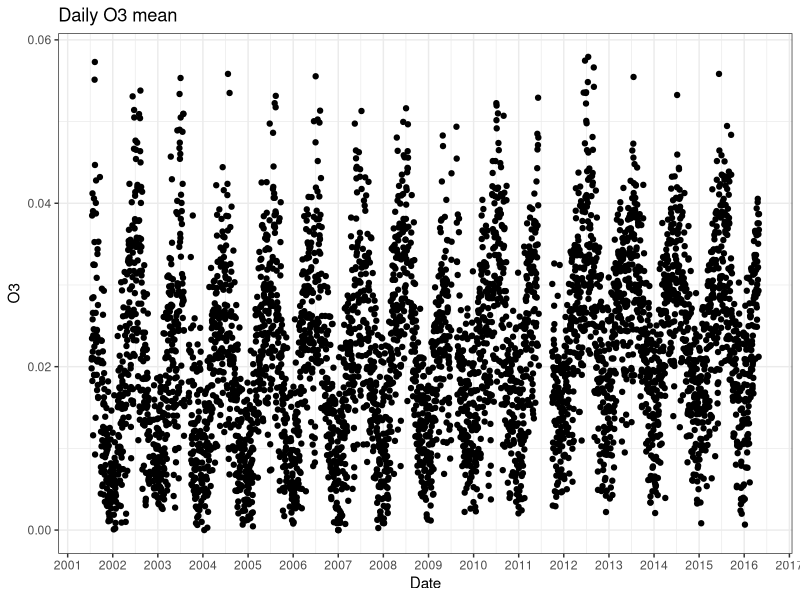
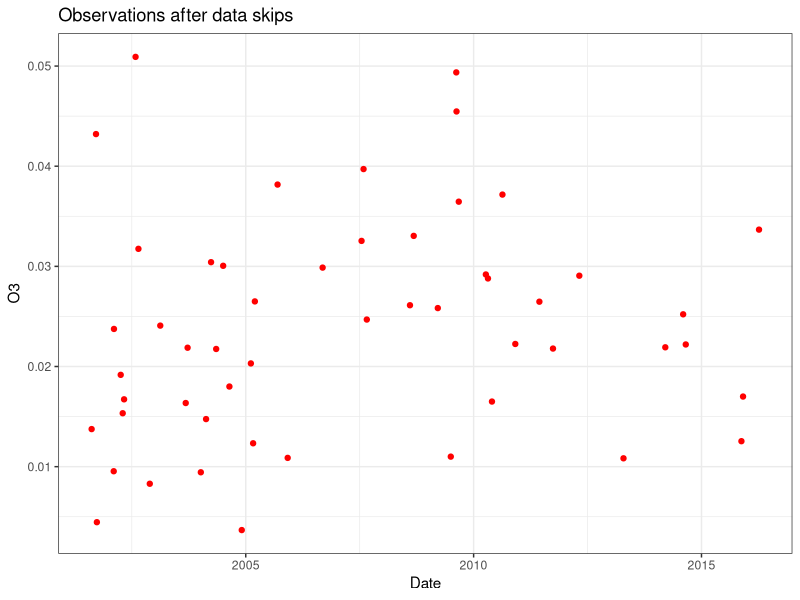
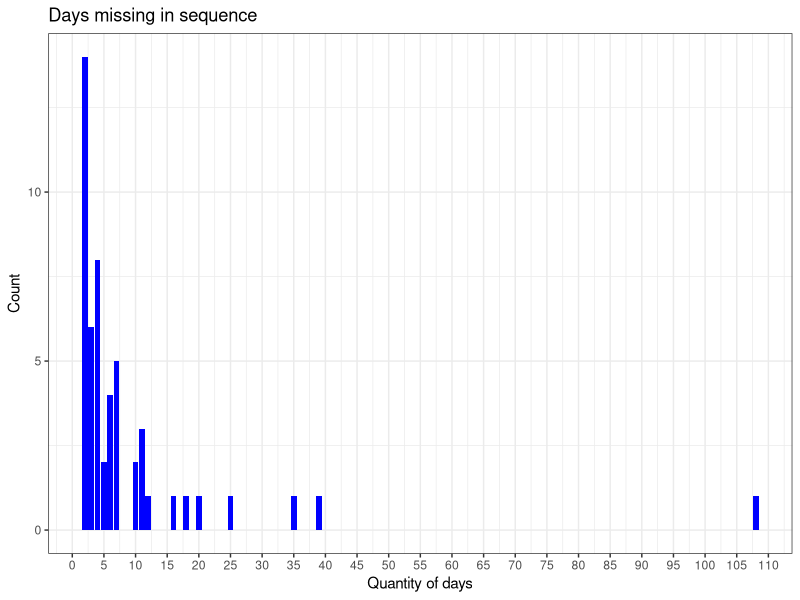
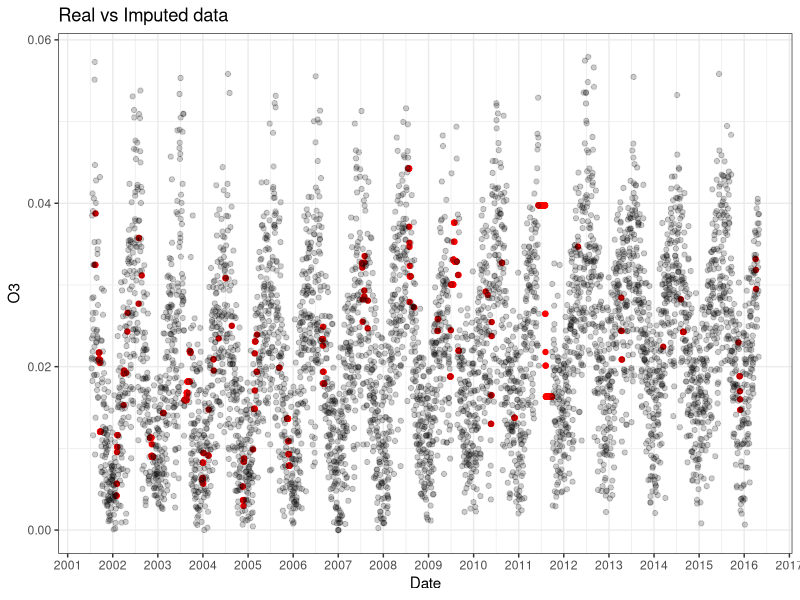
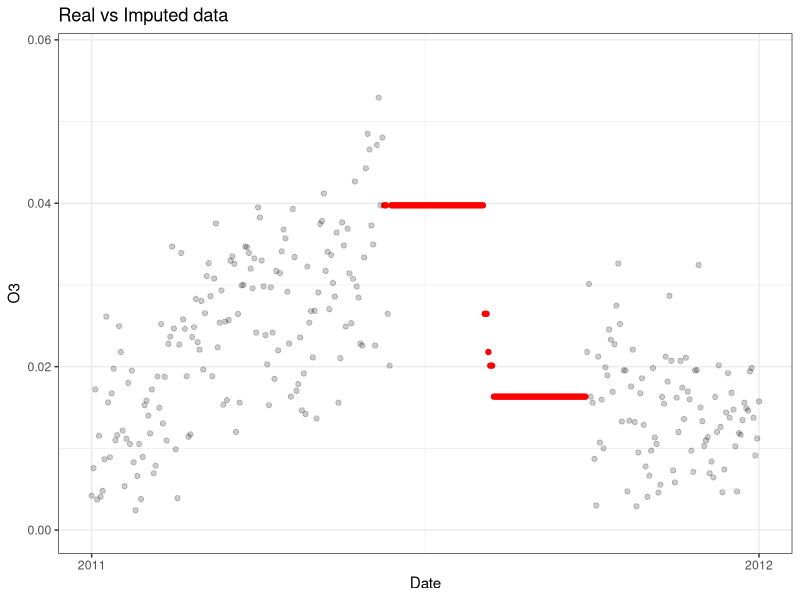
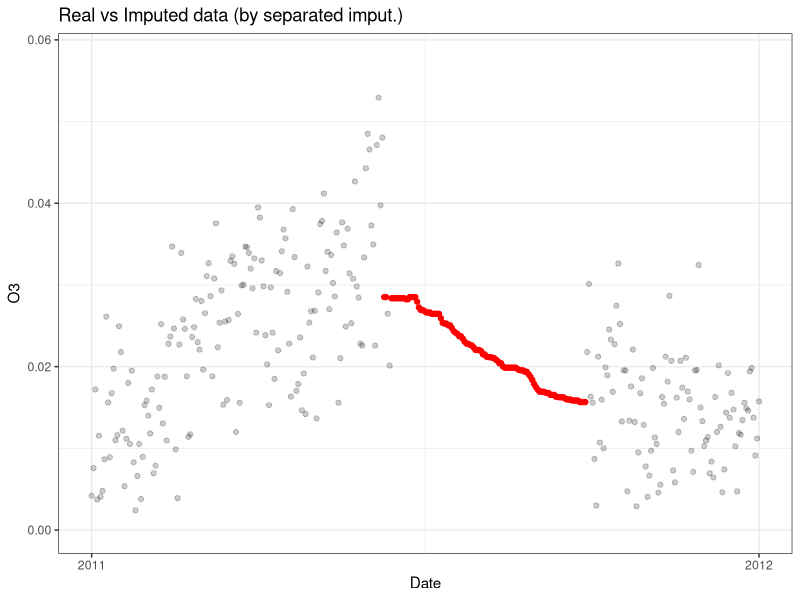
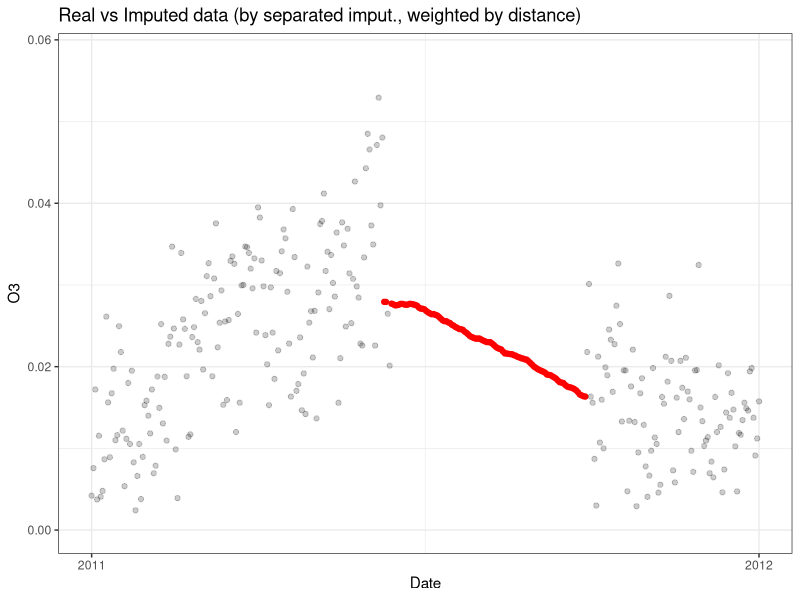
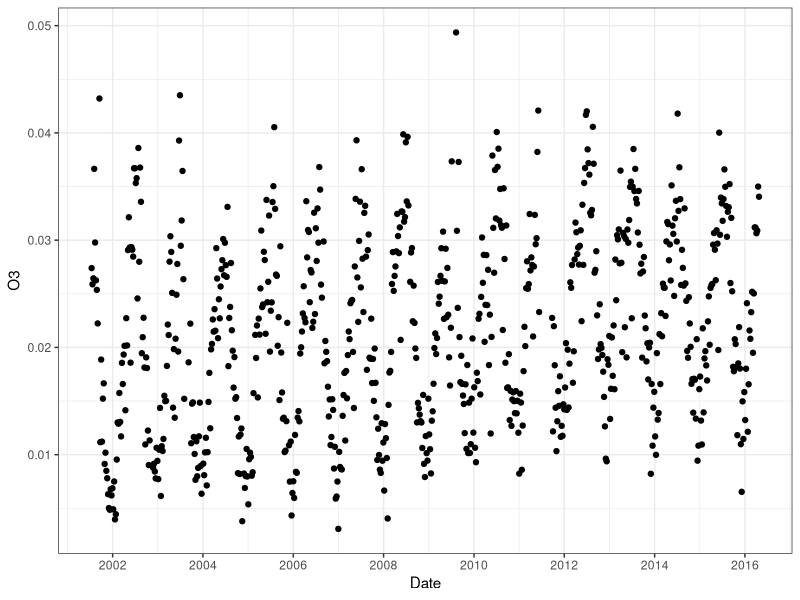

These figures' R source, in order: (Note: this script raises an error after producing the figures.)
library(ggplot2)
library(dplyr)
library(VIM)
library(zoo)
data <- read.csv("NY.csv")
data <- data %>% select(Date.Local, O3.Mean) %>% mutate(Date.Local = as.Date(Date.Local))
#fulldata have NA rows in days that there is no observation
fulldata <- data.frame(Date.Local = seq(from = min(data$Date.Local), to = max(data$Date.Local), by = 1))
fulldata <- as.data.frame(merge(data, fulldata, all.y = TRUE)) %>% mutate(Date.Local = as.Date(Date.Local))
ggplot(data = fulldata) +
  geom_point(aes(x = Date.Local, y = O3.Mean)) +
  scale_x_date(date_breaks = "1 years", date_labels = "%Y", name = "Date") +
  scale_y_continuous(name = "O3") +
  ggtitle("Daily O3 mean") + 
  theme_bw()

print(min(data$Date.Local))
print(max(data$Date.Local))
#About 15 years of data

#locate where is missing data
dateJumps <- data$Date.Local - lag(data$Date.Local, n = 1)
dateJumps[is.na(dateJumps)] <- FALSE
sum(dateJumps > 1)
#There is 52 date jumps
print(as.double(sum(dateJumps[dateJumps > 1]))/length(data$Date.Local))
#Around 9.5% of the data is missing

ggplot(data = data[dateJumps > 1, ]) + 
  geom_point(aes(x = Date.Local, y = O3.Mean), colour = 'red') +
  scale_x_date(name = "Date") + 
  scale_y_continuous(name = "O3") +
  ggtitle("Observations after data skips") +
  theme_bw()

skips <- dateJumps[dateJumps > 1]
ggplot(data = as.data.frame(skips)) +
  geom_bar(aes(skips), fill = "blue") +
  scale_y_continuous(name = "Count") +
  scale_x_continuous(name = "Quantity of days", breaks = seq(0, 150, 5)) +
  ggtitle("Days missing in sequence") +
  theme_bw()

#Can't see a pattern in skips
#A Comparison of Various Imputation Methods for Missing
#Values in Air Quality Data
#kNN function can't recieve a date variable
imputedData <- data.frame("obs" = index(fulldata), "O3.Mean" = fulldata$O3.Mean)
imputedData <- kNN(imputedData, k = 7) #K = 7 because we'll consider the week of the missing data
imputedData$Date.Local <- fulldata$Date.Local

ggplot() +
  geom_point(data = imputedData[is.na(fulldata$O3.Mean), ], aes(x = Date.Local, y = O3.Mean), colour = 'red') +
  geom_point(data = fulldata, aes(x = Date.Local, y = O3.Mean), alpha = 0.2, fill = "black") +
  scale_y_continuous(name = "O3") +
  scale_x_date(date_breaks = "1 years", date_labels = "%Y", name = "Date") +
  ggtitle("Real vs Imputed data") +
  theme_bw()

ggplot() +
  geom_point(data = imputedData[is.na(fulldata$O3.Mean), ], aes(x = Date.Local, y = O3.Mean), colour = 'red') +
  geom_point(data = fulldata, aes(x = Date.Local, y = O3.Mean), alpha = 0.2, fill = "black") +
  scale_y_continuous(name = "O3") +
  scale_x_date(date_breaks = "1 years", date_labels = "%Y", name = "Date", limits = c(as.Date("2011-01-01"), as.Date("2012-01-01"))) +
  ggtitle("Real vs Imputed data") +
  theme_bw()

#There is a problem in the year of 2011 because there is more than 100 days
#missing in sequence
#I'm going to use different knn imputations for this year and for the rest of the data
imputedData2 <- data.frame("obs" = index(fulldata), "O3.Mean" = imputedData$O3.Mean)


imputedData2[((is.na(fulldata$O3.Mean)) 
              & (fulldata$Date.Local > "2011-01-01") 
              & (fulldata$Date.Local < "2012-01-01")),"O3.Mean"] <- NaN

imputedData3 <- cbind(imputedData2)
imputedData2 <- kNN(imputedData2, variable = c("O3.Mean"), k = 120, weightDist = FALSE)
imputedData3 <- kNN(imputedData3, variable = c("O3.Mean"), numFun = weighted.mean, k = 120, weightDist = TRUE)
imputedData2$Date.Local <- fulldata$Date.Local
imputedData3$Date.Local <- fulldata$Date.Local


ggplot() +
  geom_point(data = imputedData2[is.na(fulldata$O3.Mean), ], aes(x = Date.Local, y = O3.Mean), colour = 'red') +
  geom_point(data = fulldata, aes(x = Date.Local, y = O3.Mean), alpha = 0.2, fill = "black") +
  scale_y_continuous(name = "O3") +
  scale_x_date(date_breaks = "1 years", date_labels = "%Y", name = "Date", limits = c(as.Date("2011-01-01"), as.Date("2012-01-01"))) +
  ggtitle("Real vs Imputed data (by separated imput.)") +
  theme_bw()

ggplot() +
  geom_point(data = imputedData3[is.na(fulldata$O3.Mean), ], aes(x = Date.Local, y = O3.Mean), colour = 'red') +
  geom_point(data = fulldata, aes(x = Date.Local, y = O3.Mean), alpha = 0.2, fill = "black") +
  scale_y_continuous(name = "O3") +
  scale_x_date(date_breaks = "1 years", date_labels = "%Y", name = "Date", limits = c(as.Date("2011-01-01"), as.Date("2012-01-01"))) +
  ggtitle("Real vs Imputed data (by separated imput., weighted by distance)") +
  theme_bw()


#############################3
### WEEK DATA

k = 0
val = 1
l = rep(NA, length(fulldata$Date.Local) - 1)
while(k < length(fulldata$Date.Local) - 1){
  for(i in 1:7){
    print(val)
    l[k+i] = val
  }
  val = val + 1
  k = k +7
}
#Creating weekly data
weekData <- cbind(fulldata[fulldata$Date.Local >= "2001-07-15",])
weekData$weekInd <- l
weekData <- weekData %>% group_by(weekInd) %>% summarise(O3.Mean = mean(O3.Mean, na.rm = TRUE))
weekData$weekDay <- fulldata$Date.Local[seq(2, length(fulldata$Date.Local),7)]

ggplot(weekData) +
  geom_point(aes(x = weekDay, y = O3.Mean)) +
  scale_y_continuous(name = "O3") +
  scale_x_date(date_breaks = "2 year", name = "Date", date_labels  = "%Y") + 
  theme_bw()

#look for missing data
print(sum(is.na(weekData$O3.Mean)))
print(sum(is.na(weekData$O3.Mean))/length(weekData$O3.Mean))
#around 4.3% of the data is missing

temp <- weekData[!is.na(weekData$O3.Mean), ]
skips <- temp$weekDay - lag(temp$weekDay)
skips <- skips[skips > 7][-1]/7

ggplot(data = as.data.frame(skips)) +
  geom_bar(aes(skips), fill = "blue") +
  scale_y_continuous(name = "Count") +
  scale_x_continuous(name = "Quantity of weeks", breaks = seq(0, 16, 2)) +
  ggtitle("Weeks missing in sequence") +
  theme_bw()

imputedWeek <- cbind(weekData)
imputedWeek$weekDay <- NA
imputedWeek <- kNN(imputedWeek, variable = "O3.Mean", k = 4, 
                   numFun = weighted.mean, weightDist =  TRUE)

ggplot(imputedWeek) +
  geom_point(aes(x = weekInd, y = O3.Mean), colour = 'red') +
  theme
imputedWeek$Date.Local <- weekData$weekDay


ggplot() +
  geom_point(data = imputedWeek[is.na(weekData$O3.Mean), ], aes(x = Date.Local, y = O3.Mean), colour = 'red') +
  geom_point(data = weekData, aes(x = weekDay, y = O3.Mean), alpha = 0.2, fill = "black") +
  scale_y_continuous(name = "O3") +
  scale_x_date(date_breaks = "1 years", date_labels = "%Y", name = "Date")+
  ggtitle("Real vs Imputed data") +
  theme_bw()

ggplot() +
  geom_point(data = imputedWeek[is.na(weekData$O3.Mean), ], aes(x = Date.Local, y = O3.Mean), colour = 'red') +
  geom_point(data = weekData, aes(x = weekDay, y = O3.Mean), alpha = 0.2, fill = "black") +
  scale_y_continuous(name = "O3") +
  scale_x_date(date_breaks = "1 years", date_labels = "%Y", name = "Date", limits = c(as.Date("2011-01-01"), as.Date("2012-01-01"))) +
  ggtitle("Real vs Imputed data") +
  theme_bw()

imputedWeek[(imputedWeek$Date.Local > "2011-01-01") 
            & (imputedWeek$Date.Local < "2012-01-01") 
            & (is.na(weekData$O3.Mean)),"O3.Mean"] <- NA

imputedWeek <- kNN(imputedWeek, variable = "O3.Mean", k = 16, 
                   numFun = weighted.mean, weightDist =  TRUE)

ggplot() +
  geom_point(data = imputedWeek[is.na(weekData$O3.Mean), ], aes(x = Date.Local, y = O3.Mean), colour = 'red') +
  geom_point(data = weekData, aes(x = weekDay, y = O3.Mean), alpha = 0.2, fill = "black") +
  scale_y_continuous(name = "O3") +
  scale_x_date(date_breaks = "1 years", date_labels = "%Y", name = "Date")+
  ggtitle("Real vs Imputed data") +
  theme_bw()

ggplot() +
  geom_point(data = imputedWeek[is.na(weekData$O3.Mean), ], aes(x = Date.Local, y = O3.Mean), colour = 'red') +
  geom_point(data = weekData, aes(x = weekDay, y = O3.Mean), alpha = 0.2, fill = "black") +
  scale_y_continuous(name = "O3") +
  scale_x_date(date_breaks = "1 years", date_labels = "%Y", name = "Date", limits = c(as.Date("2011-01-01"), as.Date("2012-01-01"))) +
  ggtitle("Real vs Imputed data") +
  theme_bw()
